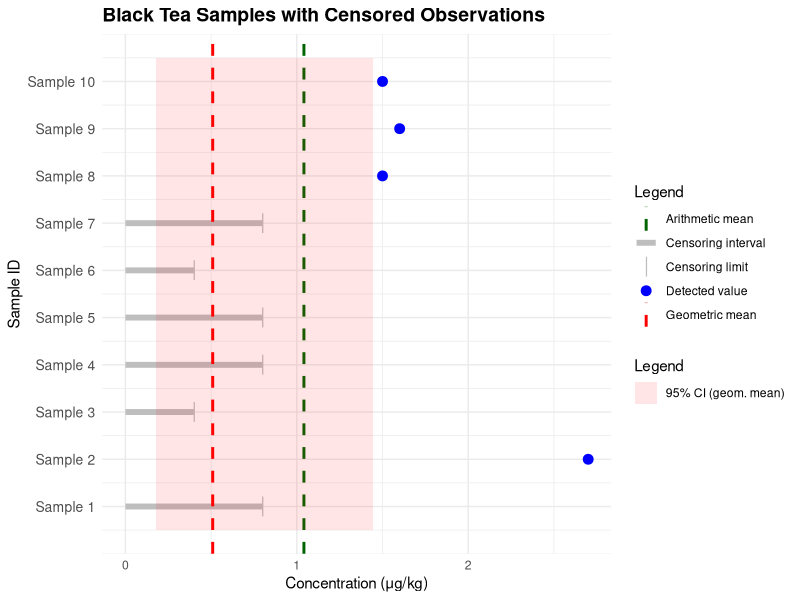

Write R code to recreate this figure.
## ---- chunk 1
knitr::opts_chunk$set(echo = TRUE, warning = FALSE, message = FALSE)
library(ggplot2)
library(dplyr)
library(tidyr)
library(survival)
library(knitr)
library(broom)
## ---- chunk 2
# Black tea data with NA for NDs/NQs, from studies by Girelli et al. (2017)
Black <- data.frame(
  Sample = 1:10,
  conc_left = c(NA, 2.7, NA, NA, NA, NA, NA, 1.5, 1.6, 1.5),  # NA for NDs/NQs
  conc_right = c(0.8, 2.7, 0.4, 0.8, 0.8, 0.4, 0.8, 1.5, 1.6, 1.5)  # LOD/LOQ for NDs/NQs
)

# Display the data
knitr::kable(Black, 
             caption = "Table 1: PAH4 data of 10 smoked black tea samples (Girelli et al., 2017)",
             col.names = c("Sample no", "Lower bound (μg/kg)", "Upper bound (μg/kg)"))
## ---- chunk 3
# Fit the interval-censored lognormal model
modelBlack <- survreg(Surv(conc_left, conc_right, type = "interval2") ~ 1,
                      data = Black, dist = "lognormal")

# Model summary
tidy_model <- tidy(modelBlack)
kable(tidy_model, caption = "Interval-censored lognormal model (Black data)")


# Extract parameters
log_mean <- coef(modelBlack)  # Mean on log scale
log_sd <- modelBlack$scale    # SD on log scale

# Transform to original scale
geometric_mean <- exp(log_mean)                     # Median (geometric mean)
arithmetic_mean <- exp(log_mean + (log_sd^2)/2)     # Arithmetic mean
geometric_sd <- exp(log_sd)                         # Geometric SD

# Get confidence intervals
conf_log <- confint(modelBlack)        # On log scale
conf_geom <- exp(conf_log)             # On original scale

# Create results table
black_results <- data.frame(
  Parameter = c("Log Mean", "Log SD", 
                "Geometric Mean (Median)", "Arithmetic Mean",
                "Geometric SD"),
  Estimate = c(round(log_mean, 3), round(log_sd, 3),
               round(geometric_mean, 3), round(arithmetic_mean, 3),
               round(geometric_sd, 3)),
  `95% CI Lower` = c(round(conf_log[1], 3), NA, 
                     round(conf_geom[1], 3), NA, NA),
  `95% CI Upper` = c(round(conf_log[2], 3), NA, 
                     round(conf_geom[2], 3), NA, NA),
  Units = c("log(μg/kg)", "log(μg/kg)", "μg/kg", "μg/kg", "multiplicative factor")
)

knitr::kable(black_results,
             caption = "Table 2: Parameter estimates",
             col.names = c ("Parameter", "Estimate", "95% CI Lower", "95% CI Upper", "Units"))
## ---- chunk 4
# Compare with naive ethods

# Method 1: Use only detects (ignores NDs/NQs)
mean_detects_only <- mean(Black$conc_left, na.rm = TRUE)

# Method 2: LOD/2 substitution
conc_LOD2 <- ifelse(is.na(Black$conc_left), Black$conc_right/2, Black$conc_left)
mean_LOD2 <- mean(conc_LOD2)

# Method 3: Zero substitution (worst case)
conc_zero <- ifelse(is.na(Black$conc_left), 0, Black$conc_left)
mean_zero <- mean(conc_zero)

comparison <- data.frame(
  Method = c("Interval-Censored Survival", 
             "Detects Only (excludes NDs/NQs)", 
             "LOD/2 Substitution", 
             "Zero Substitution"),
  Estimate = round(c(arithmetic_mean, mean_detects_only, mean_LOD2, mean_zero), 3),
  `% Difference from Recommended Method` = round(c(0, 
                                         (mean_detects_only - arithmetic_mean)/arithmetic_mean*100,
                                         (mean_LOD2 - arithmetic_mean)/arithmetic_mean*100,
                                         (mean_zero - arithmetic_mean)/arithmetic_mean*100), 1)
)
# Create and display formatted table
knitr::kable(
  comparison,
  caption = "Table 3: Comparison of Different Handling Methods for Censored Data",
  col.names = c("Method", "Estimate (μg/kg)", "% Difference from Recommended Method")
)
## ---- chunk 5
# Add Sample ID to Black
Black$Sample <- 1:nrow(Black)

# Create a visualization with mapped aesthetics for legend
p <- ggplot() +
  # Censoring intervals (horizontal segments)
  geom_segment(data = Black[is.na(Black$conc_left), ],
               aes(x = 0, xend = conc_right, y = Sample, yend = Sample,
                   color = "Censoring interval"), linewidth = 2) +
  # Censoring limits (vertical ticks)
  geom_point(data = Black[is.na(Black$conc_left), ],
             aes(x = conc_right, y = Sample, color = "Censoring limit"),
             shape = "|", size = 5) +
  # Detected values
  geom_point(data = Black[!is.na(Black$conc_left), ],
             aes(x = conc_left, y = Sample, color = "Detected value"),
             shape = 19, size = 3) +
  # Fitted geometric mean
  geom_vline(aes(xintercept = geometric_mean, color = "Geometric mean"),
             linetype = "dashed", linewidth = 1) +
  # Fitted arithmetic mean
  geom_vline(aes(xintercept = arithmetic_mean, color = "Arithmetic mean"),
             linetype = "dashed", linewidth = 1) +
  # Confidence interval
  geom_rect(aes(xmin = conf_geom[1], xmax = conf_geom[2],
                ymin = 0.5, ymax = 10.5, fill = "95% CI (geom. mean)"),
            alpha = 0.1) +
  labs(
    title = "Black Tea Samples with Censored Observations",
    x = "Concentration (μg/kg)",
    y = "Sample ID",
    color = "Legend",   # legend title for colors
    fill = "Legend"     # legend title for fills
  ) +
  theme_minimal() +
  theme(
    plot.title = element_text(face = "bold", size = 14),
    axis.text.y = element_text(size = 10)
  ) +
  scale_y_continuous(breaks = 1:10, labels = paste("Sample", 1:10)) +
  scale_color_manual(values = c(
    "Censoring interval" = "gray",
    "Censoring limit" = "gray",
    "Detected value" = "blue",
    "Geometric mean" = "red",
    "Arithmetic mean" = "darkgreen"
  )) +
  scale_fill_manual(values = c("95% CI (geom. mean)" = "red"))

print(p)
